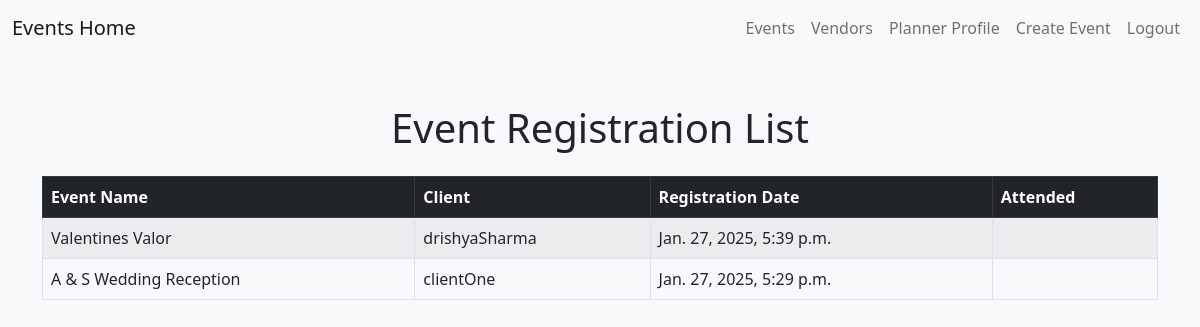
/event-registration-list/ (signed in), run on the app's committed database.
### base/models.py (models this page shows, shortened)
class EventRegistration(models.Model):
    event = models.ForeignKey(Event, on_delete=models.CASCADE)
    client = models.ForeignKey(User, on_delete=models.CASCADE)
    attendee_name = models.CharField(max_length=100)
    attendee_email = models.EmailField()
    ticket_type = models.ForeignKey('TicketType', on_delete=models.CASCADE)
    registration_date = models.DateTimeField(default=timezone.now)

class Event(models.Model):
    name = models.CharField(max_length=100)
    description = models.TextField()
    date = models.DateField()
    time = models.TimeField()
    location = models.CharField(max_length=100)
    max_attendees = models.IntegerField()
    registrations = models.IntegerField(default=0)
    categories = models.ManyToManyField('EventCategory')
    created_by = models.ForeignKey(User, on_delete=models.SET_NULL, null=True)
    vip_cost = models.IntegerField(default=2000, null=True)
    standard_cost = models.IntegerField(default=500, null=True)

### base/views.py (the view)
# urls.py: path('event-registration-list/', views.event_registration_list, name='event-registration-list'),
@login_required(login_url='login')
@user_passes_test(lambda u: is_Admin(u) or is_EventPlanner(u))
def event_registration_list(request):
    if is_Admin(request.user):
        registrations = EventRegistration.objects.all()
    else:
        registrations = EventRegistration.objects.filter(event__created_by=request.user)
    return render(request, 'eventRegistrationList.html', {'registrations': registrations})

### base/templatetags/events.py (called while the page is built)
@register.filter(name='is_EventPlanner')
def is_EventPlanner(user):
    return user.groups.filter(name='Event Planner').exists()

@register.filter(name='is_Admin')
def is_Admin(user):
    return user.groups.filter(name='Admin').exists()

@register.filter(name='is_Vendor')
def is_Vendor(user):
    return user.groups.filter(name='Vendor').exists()

### base/views.py (called while the page is built)
def is_Admin(user):
    return user.groups.filter(name='Admin').exists()

def is_EventPlanner(user):
    return user.groups.filter(name='Event Planner').exists()

### templates/eventRegistrationList.html (shortened to what this page needs)
{% load events%}
<!DOCTYPE html>
<html lang="en">
<head>
    <link href="https://cdn.jsdelivr.net/npm/bootstrap@5.0.2/dist/css/bootstrap.min.css" rel="stylesheet">
</head>
<body class="bg-light">
    {% include 'navbar.html' %}
    <div class="container my-5">
        <h1 class="text-center mb-4">Event Registration List</h1>
        <div class="table-responsive">
            <table class="table table-striped table-bordered">
                <thead class="table-dark">
                    <tr>
                        <th>Event Name</th>
                        <th>Client</th>
                        <th>Registration Date</th>
                        <th>Attended</th>
                    </tr>
                </thead>
                <tbody>
                    {% for registration in registrations %}
                    <tr>
                        <td>{{ registration.event.name }}</td>
                        <td>{{ registration.client }}</td>
                        <td>{{ registration.registration_date }}</td>
                        <td>{{ registration.attended }}</td>
                    </tr>
                    {% endfor %}
                </tbody>
            </table>
        </div>
    </div>
</body>
</html>

### templates/navbar.html (shortened to what this page needs)
{% load events %}
<!DOCTYPE html>
<html lang="en">
  <head>
    <link
      href="https://cdn.jsdelivr.net/npm/bootstrap@5.0.2/dist/css/bootstrap.min.css"
      rel="stylesheet"
    />
  </head>
<nav class="navbar navbar-expand-lg navbar-light bg-light">
    <div class="container-fluid">
      <a class="navbar-brand" href="/">Events Home</a>
      <div class="collapse navbar-collapse" id="navbarNav">
        <ul class="navbar-nav ms-auto">
          <li class="nav-item">
            <a class="nav-link" href="/event-list/">Events</a>
          </li>
          <li class="nav-item">
            <a class="nav-link" href="/vendor-list/">Vendors</a>
          </li>
          {% if user.is_authenticated %}
            <li class="nav-item"><a class="nav-link" href="/user-profile/">{{user.first_name}} Profile</a></li>
              {% if user|is_EventPlanner or user|is_Admin %}
              <li class="nav-item"><a class="nav-link" href="/event-create/">Create Event</a></li>
              {% endif %}
          <li class="nav-item">
            <a class="nav-link" href="/logout/">Logout</a>
          </li>
          {% endif %}
        </ul>
      </div>
    </div>
  </nav>
</body>
</html>

### data on the page
EventRegistration: event.name "Valentines Valor", client "drishyaSharma", registration_date "Jan. 27, 2025, 5:39 p.m."
EventRegistration: event.name "A & S Wedding Reception", client "clientOne", registration_date "Jan. 27, 2025, 5:29 p.m."

### other printed values
{{ user.first_name }} "Planner"
